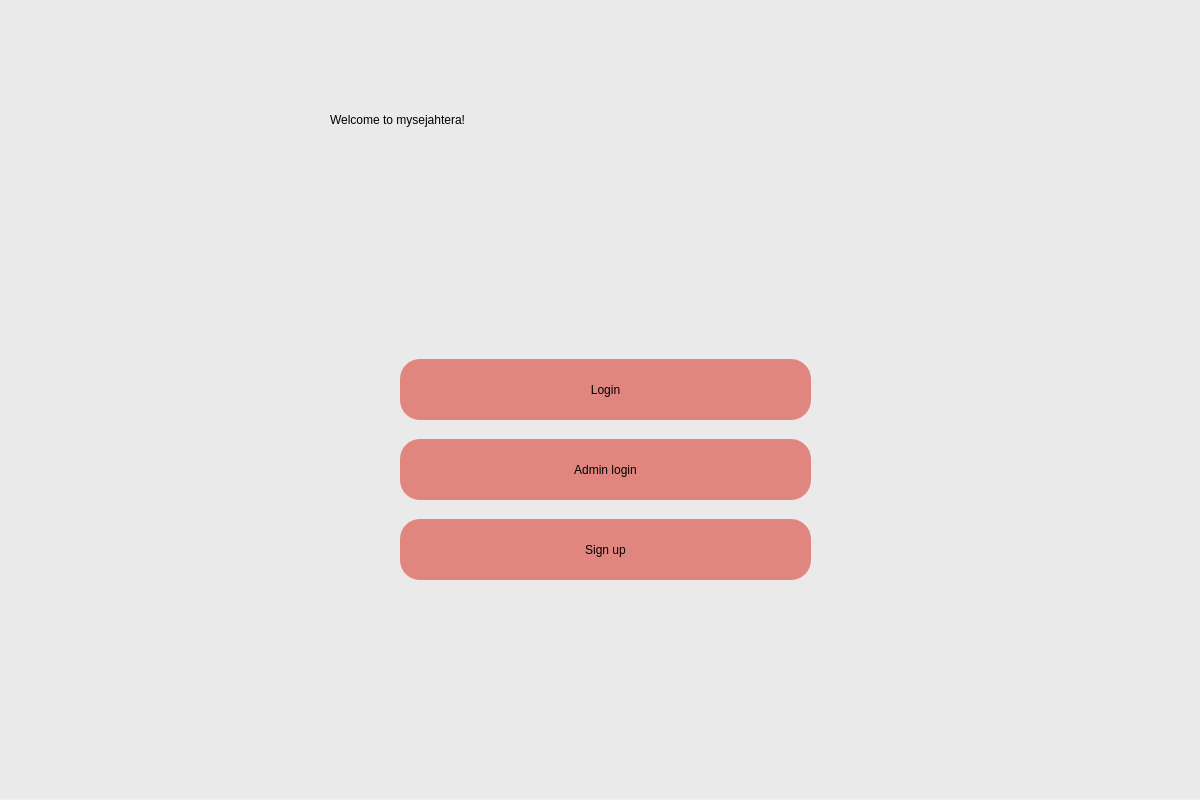
<?xml version="1.0" encoding="UTF-8"?>
<ui version="4.0">
 <class>Dialog</class>
 <widget class="QDialog" name="Dialog">
  <property name="geometry">
   <rect>
    <x>0</x>
    <y>0</y>
    <width>1200</width>
    <height>800</height>
   </rect>
  </property>
  <property name="windowTitle">
   <string>Dialog</string>
  </property>
  <widget class="QWidget" name="widget" native="true">
   <property name="geometry">
    <rect>
     <x>0</x>
     <y>-1</y>
     <width>1200</width>
     <height>800</height>
    </rect>
   </property>
   <property name="styleSheet">
    <string notr="true">QWidget#widget{
background-color:rgb(234, 234, 234);}</string>
   </property>
   <widget class="QLabel" name="label">
    <property name="geometry">
     <rect>
      <x>330</x>
      <y>80</y>
      <width>571</width>
      <height>81</height>
     </rect>
    </property>
    <property name="styleSheet">
     <string notr="true">font: 32pt &quot;Calibri&quot;;color:black</string>
    </property>
    <property name="text">
     <string>Welcome to mysejahtera!</string>
    </property>
   </widget>
   <widget class="QPushButton" name="login_button">
    <property name="geometry">
     <rect>
      <x>400</x>
      <y>360</y>
      <width>411</width>
      <height>61</height>
     </rect>
    </property>
    <property name="styleSheet">
     <string notr="true">border-radius:20px;background-color:rgb(225, 134, 127);
font: 20pt &quot;Calibri&quot;;</string>
    </property>
    <property name="text">
     <string>Login</string>
    </property>
   </widget>
   <widget class="QPushButton" name="sign_up_button">
    <property name="geometry">
     <rect>
      <x>400</x>
      <y>520</y>
      <width>411</width>
      <height>61</height>
     </rect>
    </property>
    <property name="styleSheet">
     <string notr="true">border-radius:20px;background-color:rgb(225, 134, 127);
font: 20pt &quot;Calibri&quot;;</string>
    </property>
    <property name="text">
     <string>Sign up</string>
    </property>
   </widget>
   <widget class="QPushButton" name="admin_login_button">
    <property name="geometry">
     <rect>
      <x>400</x>
      <y>440</y>
      <width>411</width>
      <height>61</height>
     </rect>
    </property>
    <property name="styleSheet">
     <string notr="true">border-radius:20px;background-color:rgb(225, 134, 127);
font: 20pt &quot;Calibri&quot;;</string>
    </property>
    <property name="text">
     <string>Admin login</string>
    </property>
   </widget>
  </widget>
 </widget>
 <resources/>
 <connections/>
</ui>
